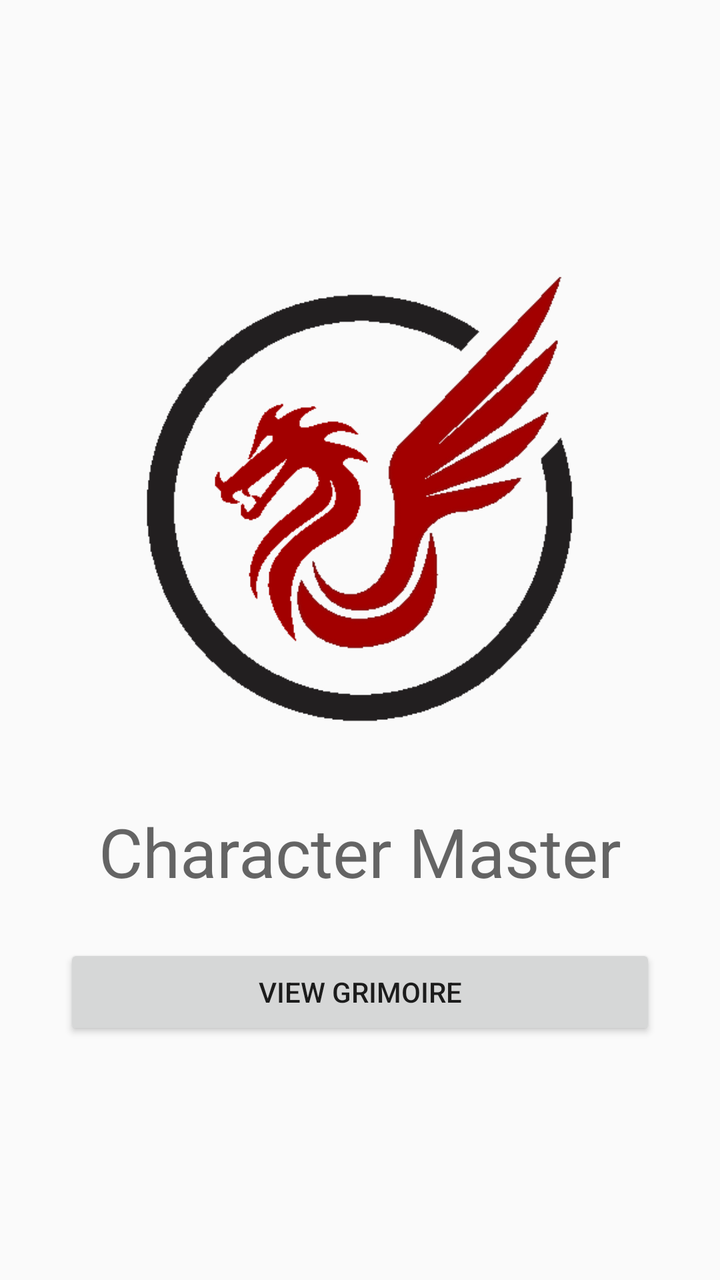
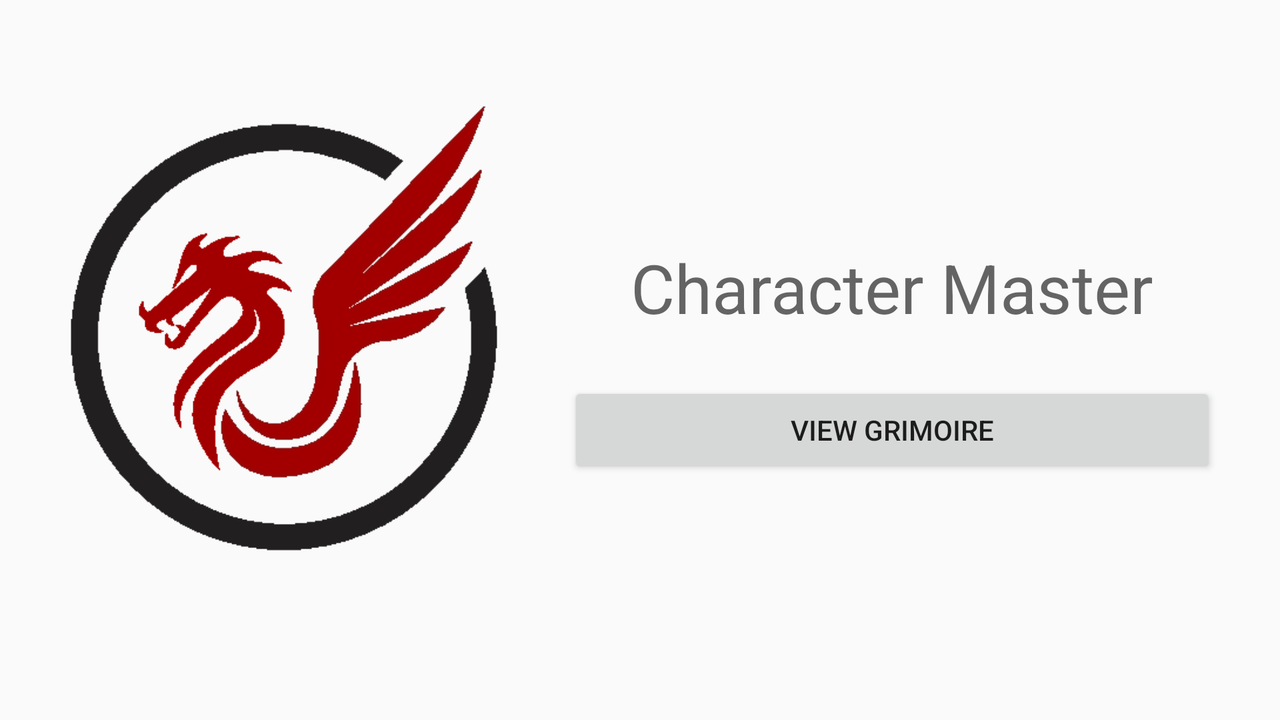

One screen, two layout resources from the same app: the default and the repository's alternative for another configuration. Each is rendered where Android would select it; the XML of both is given below.
<!-- AndroidManifest.xml: activity theme FullAppTheme -->
<!-- res/layout/activity_main.xml -->
<?xml version="1.0" encoding="utf-8"?>
<androidx.constraintlayout.widget.ConstraintLayout xmlns:android="http://schemas.android.com/apk/res/android"
    xmlns:app="http://schemas.android.com/apk/res-auto"
    xmlns:tools="http://schemas.android.com/tools"
    android:layout_width="match_parent"
    android:layout_height="match_parent"
    tools:context=".MainActivity">

    <ImageView
        android:id="@+id/imgLogo"
        android:layout_width="220dp"
        android:layout_height="259dp"
        android:layout_marginStart="32dp"
        android:layout_marginTop="96dp"
        android:layout_marginEnd="32dp"
        android:contentDescription="@string/imgLogo"
        app:layout_constraintBottom_toTopOf="@+id/imgTitle"
        app:layout_constraintEnd_toEndOf="parent"
        app:layout_constraintStart_toStartOf="parent"
        app:layout_constraintTop_toTopOf="parent"
        app:srcCompat="@drawable/dragonlogo" />

    <TextView
        android:id="@+id/imgTitle"
        android:layout_width="0dp"
        android:layout_height="wrap_content"
        android:layout_marginStart="32dp"
        android:layout_marginEnd="32dp"
        android:gravity="center_horizontal"
        android:maxLines="1"
        android:text="@string/appName"
        android:textAppearance="@style/TextAppearance.AppCompat.Display1"
        app:layout_constraintBottom_toTopOf="@+id/imgViewGrimoire"
        app:layout_constraintEnd_toEndOf="parent"
        app:layout_constraintStart_toStartOf="parent"
        app:layout_constraintTop_toBottomOf="@+id/imgLogo" />

    <Button
        android:id="@+id/imgViewGrimoire"
        android:layout_width="0dp"
        android:layout_height="wrap_content"
        android:layout_marginStart="32dp"
        android:layout_marginEnd="32dp"
        android:layout_marginBottom="96dp"
        android:onClick="viewGrimoire"
        android:text="@string/viewGrimoire"
        android:textSize="14sp"
        app:layout_constraintBottom_toBottomOf="parent"
        app:layout_constraintEnd_toEndOf="parent"
        app:layout_constraintHorizontal_bias="1.0"
        app:layout_constraintStart_toStartOf="parent"
        app:layout_constraintTop_toBottomOf="@+id/imgTitle" />
</androidx.constraintlayout.widget.ConstraintLayout>
<!-- resources referenced by this layout -->
<resources>
  <!-- drawable dragonlogo: png bitmap (drawable-v24, 14530 bytes) -->
  <string name="appName">Character Master</string>
  <string name="imgLogo">Character Master logo; winged dragon in a circle.</string>
  <string name="viewGrimoire">View Grimoire</string>
  <style name="FullAppTheme" parent="Theme.AppCompat.Light.NoActionBar">
          <item name="colorPrimary">@color/colorPrimary</item>
          <item name="colorPrimaryDark">@color/colorPrimaryDark</item>
          <item name="colorAccent">@color/colorAccent</item>
      </style>
  <color name="colorPrimary">#cf0000</color>
  <color name="colorPrimaryDark">#a20000</color>
  <color name="colorAccent">#FFEB3B</color>
</resources>
<!-- res/layout-land/activity_main.xml (the repository's variant of the layout above) -->
<!-- drawn on the phone turned sideways -->
<?xml version="1.0" encoding="utf-8"?>
<androidx.constraintlayout.widget.ConstraintLayout xmlns:android="http://schemas.android.com/apk/res/android"
    xmlns:app="http://schemas.android.com/apk/res-auto"
    xmlns:tools="http://schemas.android.com/tools"
    android:layout_width="match_parent"
    android:layout_height="match_parent"
    tools:context=".MainActivity">

    <ImageView
        android:id="@+id/imgLogo"
        android:layout_width="220dp"
        android:layout_height="259dp"
        android:layout_marginStart="32dp"
        android:layout_marginBottom="32dp"
        android:contentDescription="@string/imgLogo"
        app:layout_constraintBottom_toBottomOf="parent"
        app:layout_constraintStart_toStartOf="parent"
        app:layout_constraintTop_toTopOf="parent"
        app:srcCompat="@drawable/dragonlogo" />

    <TextView
        android:id="@+id/imgTitle"
        android:layout_width="0dp"
        android:layout_height="wrap_content"
        android:layout_marginStart="32dp"
        android:layout_marginTop="96dp"
        android:layout_marginEnd="32dp"
        android:gravity="center_horizontal"
        android:maxLines="1"
        android:text="@string/appName"
        android:textAppearance="@style/TextAppearance.AppCompat.Display1"
        app:layout_constraintBottom_toTopOf="@+id/imgViewGrimoire"
        app:layout_constraintEnd_toEndOf="parent"
        app:layout_constraintStart_toEndOf="@id/imgLogo"
        app:layout_constraintTop_toTopOf="parent" />

    <Button
        android:id="@+id/imgViewGrimoire"
        android:layout_width="0dp"
        android:layout_height="wrap_content"
        android:layout_marginStart="32dp"
        android:layout_marginEnd="32dp"
        android:layout_marginBottom="96dp"
        android:onClick="viewGrimoire"
        android:text="@string/viewGrimoire"
        android:textSize="14sp"
        app:layout_constraintBottom_toBottomOf="parent"
        app:layout_constraintEnd_toEndOf="parent"
        app:layout_constraintHorizontal_bias="1.0"
        app:layout_constraintStart_toEndOf="@id/imgLogo"
        app:layout_constraintTop_toBottomOf="@+id/imgTitle" />
</androidx.constraintlayout.widget.ConstraintLayout>
